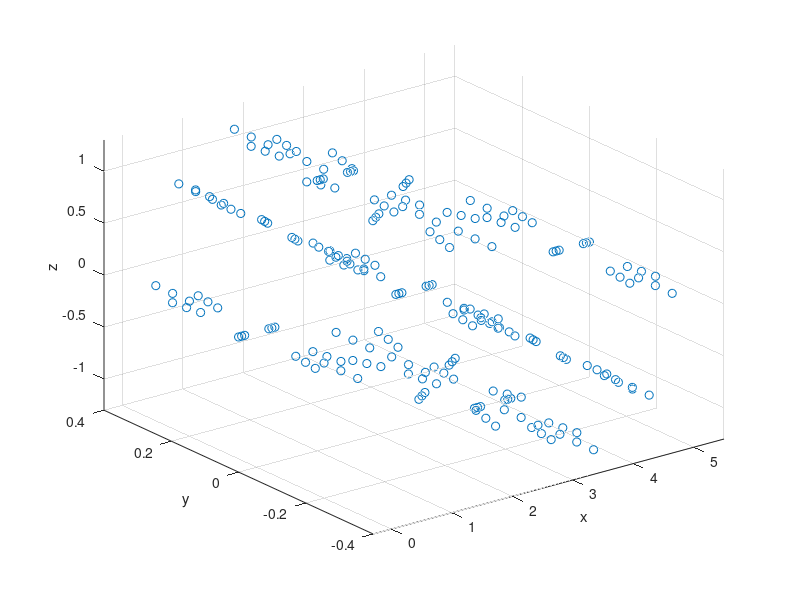

Here is the MATLAB script that generated this plot:
% Mesh generator, ME 280a HW 5
clear all

Nt = 2;                             % number of layers
No = 8;                             % number of elements in theta

if mod(No, 2) ~= 0
    disp('No must be even!')
end

Nc = 8;                             % number of elements in circum
num_nodes_per_elem = 4;             % linear elements

R = 1;                              % radius of each arch
r = 0.2;                            % radius of inner hole
t = 0.1;                            % thickness of the tube wall

layer_thickness = t / (Nt);         % thickness of each ring
angle = (2*pi) / Nc;                % angle in horizontal plane



% global node numbering begins on the inner surface, and moves clockwise
% until reaching the outer surface

% each row represents one coordinate of a global node
coordinates = zeros(Nt * Nc, 3);
Angle = pi / (No / 2);

k = 1; % index for coordinate row
x = 0;
y = 0;
z = 0;

Theta = 0;  % angle in each plane

% find the x-coordinates of the No + 1 slices
x_centers = zeros(1, No + 1);
x_centers(1) = x;

theta_inc = pi / (No / 2);
theta = theta_inc;

% in the first half of the tube
for i = 2:((No/2) + 1)
    x_centers(i) = x_centers(1) + (R + t + r) * (1 - cos(theta));
    theta = theta + theta_inc;
end

% in the second half of the tube
j = i + 1;
second_part_start = x_centers(i);
for l = 2:((No/2) + 1)
    x_centers(j) = second_part_start + x_centers(l);
    j = j + 1;
end



% create a vector of the y-coordinates
z_centers = zeros(1, No + 1);
z_centers(1) = z;
theta = theta_inc;

% in the first half of the tube
for i = 2:((No/2) + 1)
    z_centers(i) = (R + t + r) * sin(theta);
    theta = theta + theta_inc;
end

% in the second half of the tube
j = i + 1;
for l = 2:((No/2) + 1)
    z_centers(j) = - z_centers(l);
    j = j + 1;
end




% mesh in the theta direction
for l = 1:(No + 1)

    % for each plane
    theta = 0;
    dt = 0;

    % meshes in a plane perpendicular to tube axis
    for j = 1:(Nt + 1) % create all layers of rings
        for i = 1:Nc % create a single ring
            
            % x-coordinate
            coordinates(k, 1) = x_centers(l) + (r + dt) * cos(theta);
            
            % compute tilting parameters
            w = sin(pi/2 - Theta) * ((r + dt) * cos(theta)) / sin(pi/2);
            h = w * sin(Theta);
           

            % y-coordinate
            coordinates(k, 2) = y + (r + dt) * sin(theta);

            % z-coordinate
            coordinates(k,3) = z_centers(l);
            
            % tilt for each half of the tube
            if l > No/2
                sn = -1;
            else
                sn = 1;
            end
            
            % tilt the z-coordinate
            if find([1, 2, 8], i)
                coordinates(k,3) = coordinates(k,3) - sn*h;
            else
                coordinates(k,3) = coordinates(k,3) + sn*h;
            end
            k = k + 1;
            theta = theta + angle;
        end
        dt = dt + layer_thickness; % reset radius
        theta = 0; % reset angle
    end
    
    % move the angle (along length) and centers for the next plane
    Theta = Theta + Angle;
    x = x + (R + t + r) * (1 - cos(Theta));
    y = y;
    z = z + (R + t + r) * sin(Theta);
end




X = coordinates(:,1);
Y = coordinates(:,2);
Z = coordinates(:,3);

scatter3(X,Y,Z)
xlim([-r - t, max(X)])
zlim([-max(Z), max(Z)])
xlabel('x')
ylabel('y')
zlabel('z')
